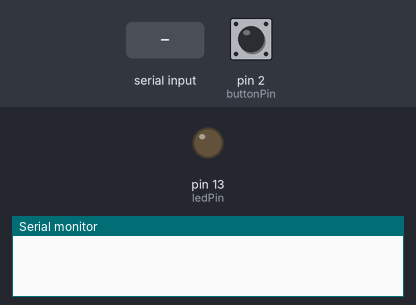
Bench run of a sketch on a simulated Arduino Uno, built with avr-gcc and run on an emulated ATmega328P. Shown: output pins drawn as LEDs (lit = HIGH), the last lines printed to the serial monitor. The test bench sets the inputs (shaded band); at power-on: pin 2 (buttonPin) LOW.

Above: at 1.2 s.
1.3 s: pin 2 (buttonPin) pulled HIGH for 0.15 s
At 2.0 s:
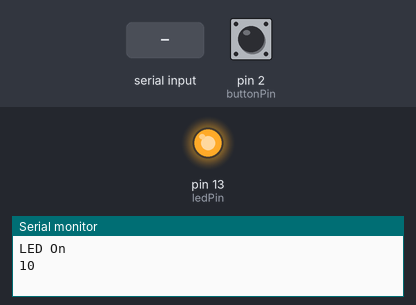
2.9 s: "0" received over Serial
At 4.5 s:
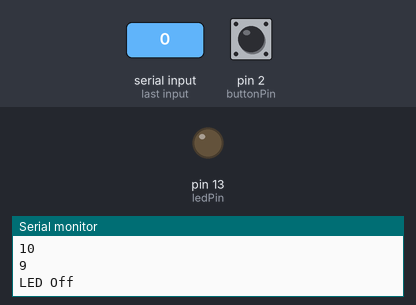
4.8 s: "1" received over Serial
At 5.9 s:
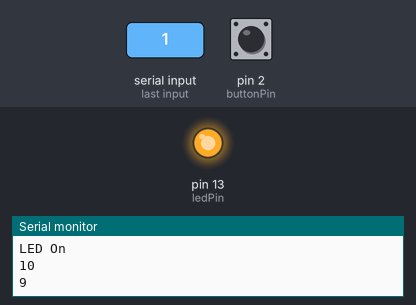
Timing chart, 0 to 16.3 s (numbered marks = the images above; inputs shaded):
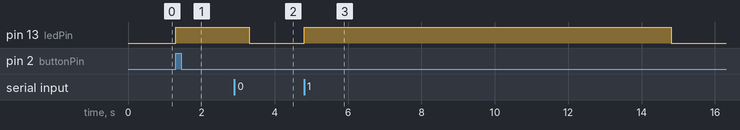

The sketch:

LED_Sync_and_Serial_Monitor_Controller.ino
```cpp
const int buttonPin = 2;
const int ledPin = 13;

int buttonState = 0;
int lastButtonState = LOW;
bool ledState = LOW;
unsigned long ledOnTime = 0;

void setup() {
  Serial.begin(9600);
  pinMode(ledPin, OUTPUT);
  pinMode(buttonPin, INPUT);
}

void loop() {
  buttonState = digitalRead(buttonPin);

  if (buttonState == HIGH && lastButtonState == LOW) {
    ledState = HIGH;
    digitalWrite(ledPin, ledState);
    Serial.println("LED On");
    ledOnTime = millis();
  }

  if (ledState == HIGH) {
    int secondsPassed = (millis() - ledOnTime) / 1000;

    if (secondsPassed < 10) {
      Serial.println(10 - secondsPassed);
      delay(1000);
    } else {
      ledState = LOW;
      digitalWrite(ledPin, ledState);
      Serial.println("LED Off");
    }
  }

  if (Serial.available()) {
    char c = Serial.read();

    if (c == '1') {
      ledState = HIGH;
      digitalWrite(ledPin, ledState);
      Serial.println("LED On");
      ledOnTime = millis();
    } else if (c == '0') {
      ledState = LOW;
      digitalWrite(ledPin, ledState);
      Serial.println("LED Off");
    }
  }

  lastButtonState = buttonState;
}
```

Measured:
- after the input at 1.3 s, pin 13 (ledPin): LOW → HIGH at once
- after the input at 2.9 s, pin 13 (ledPin): HIGH → LOW after 0.40 s
- after the input at 4.8 s, pin 13 (ledPin): LOW → HIGH at once, → LOW 10.0 s later
